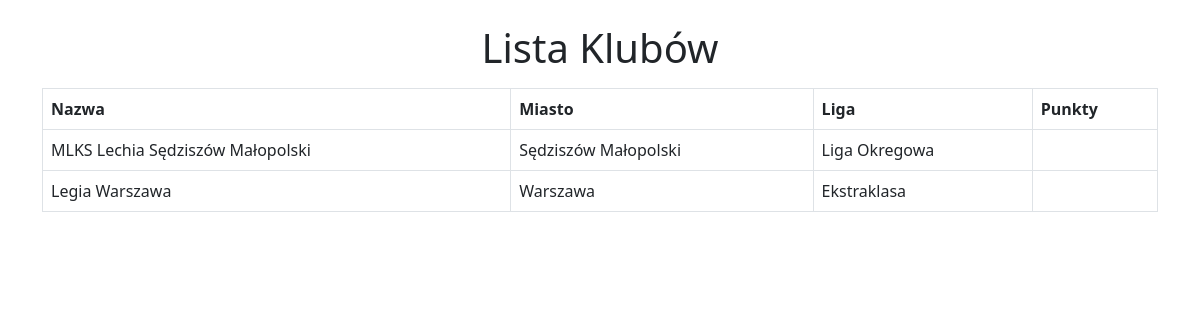
Page /kluby/ on the committed database.
### myapp/models.py (models this page shows, shortened)
class KlubPilkarski(models.Model):
    nazwa = models.CharField(max_length=50)
    miasto = models.CharField(max_length=40)
    rok_zalozenia = models.IntegerField()
    liga = models.CharField(max_length=50, choices=[
        ("Ekstraklasa", "Ekstraklasa"),
        ("I Liga", "I Liga"),
        ("II Liga", "II Liga"),
        ("III Liga", "III Liga"),
        ("IV Liga", "IV Liga"),
        ("Liga Okregowa", "Liga Okregowa"),
        ("A Klasa", "A Klasa"),
        ("B Klasa", "B Klasa")
    ])

### myapp/views.py (the view)
# urls.py: path("kluby/", kluby, name="kluby"),
def kluby(request):
    kluby = KlubPilkarski.objects.all()
    return render(request, 'kluby.html', {'kluby': kluby})

### myapp/templates/kluby.html (shortened to what this page needs)
<!DOCTYPE html>
<html lang="pl">
<head>
    <link rel="stylesheet" href="https://cdn.jsdelivr.net/npm/bootstrap@5.3.0/dist/css/bootstrap.min.css">
</head>
<body class="container mt-4">
    <h1 class="text-center">Lista Klubów</h1>
    <table class="table table-bordered mt-3">
        <thead>
            <tr>
                <th>Nazwa</th>
                <th>Miasto</th>
                <th>Liga</th>
                <th>Punkty</th>
            </tr>
        </thead>
        <tbody>
            {% for klub in kluby %}
            <tr>
                <td>{{ klub.nazwa }}</td>
                <td>{{ klub.miasto }}</td>
                <td>{{ klub.liga }}</td>
                <td>{{ klub.statystyki.liczba_punktow }}</td>
            </tr>
            {% endfor %}
        </tbody>
    </table>
</body>
</html>

### rows in the picture
KlubPilkarski: nazwa "MLKS Lechia Sędziszów Małopolski", miasto "Sędziszów Małopolski", liga "Liga Okregowa"
KlubPilkarski: nazwa "Legia Warszawa", miasto "Warszawa", liga "Ekstraklasa"
